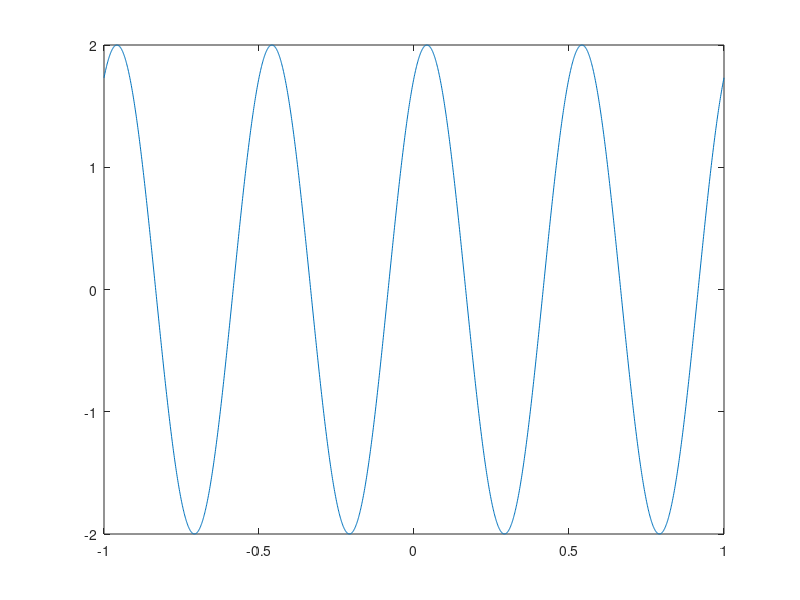

The MATLAB source for this figure:
%% Sine waves

% define variables
freq = 2; % freq in Hz
srate = 1000; % (1 second)
time = -1:1/srate:1;
ampl = 2;
phase = pi/3;

% create sinewave
sinewave = ampl * sin(2*pi*freq*time + phase);

plot(time, sinewave)